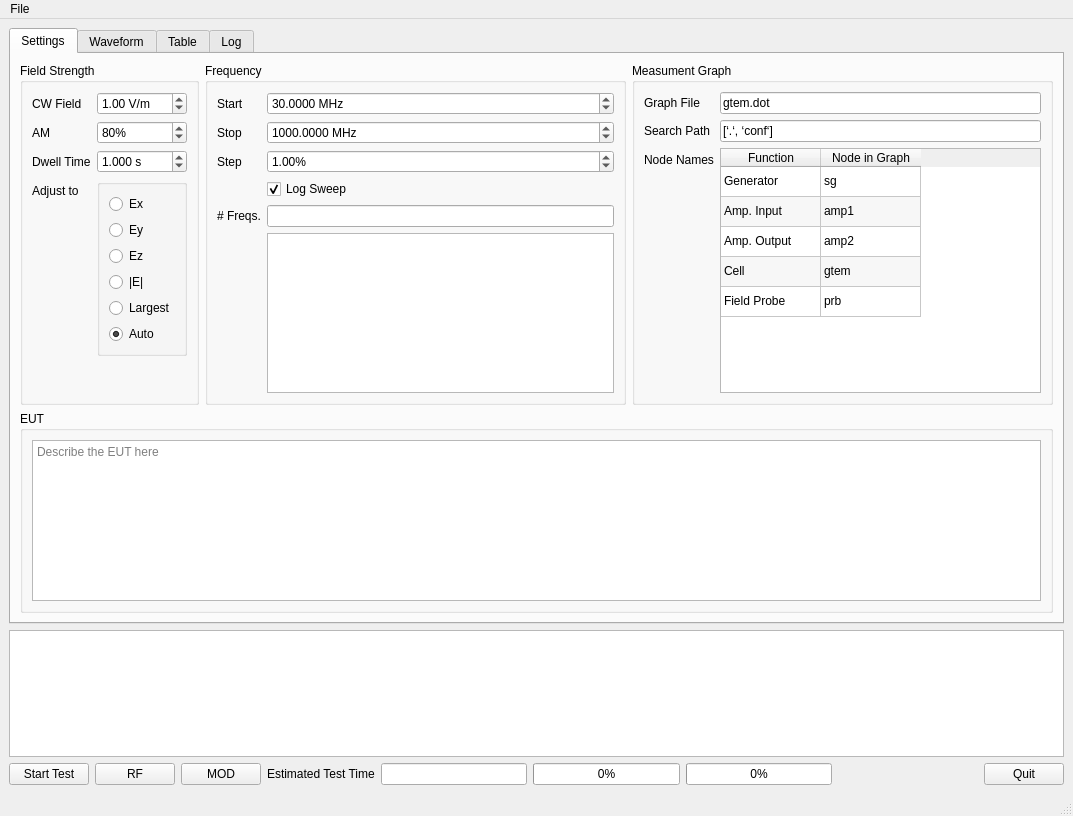
<?xml version="1.0" encoding="UTF-8"?>
<ui version="4.0">
 <class>MainWindow</class>
 <widget class="QMainWindow" name="MainWindow">
  <property name="geometry">
   <rect>
    <x>0</x>
    <y>0</y>
    <width>1073</width>
    <height>816</height>
   </rect>
  </property>
  <property name="windowTitle">
   <string>MainWindow</string>
  </property>
  <widget class="QWidget" name="centralwidget">
   <layout class="QGridLayout" name="gridLayout_2">
    <item row="0" column="0">
     <layout class="QGridLayout" name="centralwidget_gridLayout">
      <item row="2" column="0">
       <layout class="QHBoxLayout" name="main_buttons_horizontalLayout">
        <item>
         <widget class="QPushButton" name="start_pause_pushButton">
          <property name="text">
           <string>Start Test</string>
          </property>
         </widget>
        </item>
        <item>
         <widget class="QPushButton" name="rf_pushButton">
          <property name="text">
           <string>RF</string>
          </property>
          <property name="checkable">
           <bool>true</bool>
          </property>
         </widget>
        </item>
        <item>
         <widget class="QPushButton" name="modulation_pushButton">
          <property name="text">
           <string>MOD</string>
          </property>
          <property name="checkable">
           <bool>true</bool>
          </property>
         </widget>
        </item>
        <item>
         <widget class="QLabel" name="est_time_label">
          <property name="text">
           <string>Estimated Test Time</string>
          </property>
         </widget>
        </item>
        <item>
         <widget class="QLineEdit" name="est_time_lineEdit">
          <property name="readOnly">
           <bool>true</bool>
          </property>
         </widget>
        </item>
        <item>
         <widget class="QProgressBar" name="test_progressBar">
          <property name="value">
           <number>0</number>
          </property>
         </widget>
        </item>
        <item>
         <widget class="QProgressBar" name="EUT_progressBar">
          <property name="value">
           <number>0</number>
          </property>
         </widget>
        </item>
        <item>
         <spacer name="main_buttons_horizontalSpacer">
          <property name="orientation">
           <enum>Qt::Orientation::Horizontal</enum>
          </property>
          <property name="sizeHint" stdset="0">
           <size>
            <width>40</width>
            <height>20</height>
           </size>
          </property>
         </spacer>
        </item>
        <item>
         <widget class="QPushButton" name="quit_pushButton">
          <property name="text">
           <string>Quit</string>
          </property>
         </widget>
        </item>
       </layout>
      </item>
      <item row="1" column="0">
       <widget class="QPlainTextEdit" name="permanent_log_plainTextEdit">
        <property name="acceptDrops">
         <bool>false</bool>
        </property>
        <property name="readOnly">
         <bool>true</bool>
        </property>
       </widget>
      </item>
      <item row="0" column="0">
       <widget class="QTabWidget" name="centralwidget_tabWidget">
        <property name="currentIndex">
         <number>0</number>
        </property>
        <widget class="QWidget" name="settings_tab">
         <attribute name="title">
          <string>Settings</string>
         </attribute>
         <layout class="QVBoxLayout" name="verticalLayout">
          <item>
           <layout class="QHBoxLayout" name="settings_tab_horizontalLayout">
            <item>
             <widget class="QGroupBox" name="field_strengh_groupBox">
              <property name="title">
               <string>Field Strength</string>
              </property>
              <layout class="QGridLayout" name="gridLayout_3">
               <item row="0" column="0">
                <layout class="QFormLayout" name="field_strength_formLayout">
                 <item row="0" column="0">
                  <widget class="QLabel" name="cw_label">
                   <property name="text">
                    <string>CW Field</string>
                   </property>
                   <property name="buddy">
                    <cstring>cw_doubleSpinBox</cstring>
                   </property>
                  </widget>
                 </item>
                 <item row="0" column="1">
                  <widget class="QDoubleSpinBox" name="cw_doubleSpinBox">
                   <property name="suffix">
                    <string> V/m</string>
                   </property>
                   <property name="value">
                    <double>1.000000000000000</double>
                   </property>
                  </widget>
                 </item>
                 <item row="1" column="0">
                  <widget class="QLabel" name="am_label">
                   <property name="text">
                    <string>AM</string>
                   </property>
                   <property name="buddy">
                    <cstring>am_spinBox</cstring>
                   </property>
                  </widget>
                 </item>
                 <item row="1" column="1">
                  <widget class="QSpinBox" name="am_spinBox">
                   <property name="wrapping">
                    <bool>true</bool>
                   </property>
                   <property name="suffix">
                    <string>%</string>
                   </property>
                   <property name="maximum">
                    <number>100</number>
                   </property>
                   <property name="value">
                    <number>80</number>
                   </property>
                  </widget>
                 </item>
                 <item row="2" column="0">
                  <widget class="QLabel" name="dwell_time_label">
                   <property name="text">
                    <string>Dwell Time</string>
                   </property>
                   <property name="buddy">
                    <cstring>dwell_time_doubleSpinBox</cstring>
                   </property>
                  </widget>
                 </item>
                 <item row="2" column="1">
                  <widget class="QDoubleSpinBox" name="dwell_time_doubleSpinBox">
                   <property name="suffix">
                    <string> s</string>
                   </property>
                   <property name="decimals">
                    <number>3</number>
                   </property>
                   <property name="maximum">
                    <double>999.999000000000024</double>
                   </property>
                   <property name="value">
                    <double>1.000000000000000</double>
                   </property>
                  </widget>
                 </item>
                 <item row="3" column="0">
                  <widget class="QLabel" name="label_adjust">
                   <property name="text">
                    <string>Adjust to</string>
                   </property>
                  </widget>
                 </item>
                 <item row="3" column="1">
                  <widget class="QGroupBox" name="groupBox_E_component">
                   <property name="title">
                    <string/>
                   </property>
                   <layout class="QVBoxLayout" name="verticalLayout_3">
                    <item>
                     <widget class="QRadioButton" name="radioButton_Ex">
                      <property name="text">
                       <string>Ex</string>
                      </property>
                     </widget>
                    </item>
                    <item>
                     <widget class="QRadioButton" name="radioButton_Ey">
                      <property name="text">
                       <string>Ey</string>
                      </property>
                      <property name="checked">
                       <bool>false</bool>
                      </property>
                     </widget>
                    </item>
                    <item>
                     <widget class="QRadioButton" name="radioButton_Ez">
                      <property name="text">
                       <string>Ez</string>
                      </property>
                     </widget>
                    </item>
                    <item>
                     <widget class="QRadioButton" name="radioButton_absE">
                      <property name="text">
                       <string>|E|</string>
                      </property>
                     </widget>
                    </item>
                    <item>
                     <widget class="QRadioButton" name="radioButton_Largest_E">
                      <property name="text">
                       <string>Largest</string>
                      </property>
                     </widget>
                    </item>
                    <item>
                     <widget class="QRadioButton" name="radioButton_Auto">
                      <property name="text">
                       <string>Auto</string>
                      </property>
                      <property name="checked">
                       <bool>true</bool>
                      </property>
                     </widget>
                    </item>
                   </layout>
                  </widget>
                 </item>
                </layout>
               </item>
              </layout>
             </widget>
            </item>
            <item>
             <widget class="QGroupBox" name="frequency_groupBox">
              <property name="title">
               <string>Frequency</string>
              </property>
              <layout class="QGridLayout" name="gridLayout_6">
               <item row="0" column="0">
                <layout class="QFormLayout" name="frequency_ormLayout">
                 <item row="0" column="0">
                  <widget class="QLabel" name="freq_start_label">
                   <property name="text">
                    <string>Start</string>
                   </property>
                   <property name="buddy">
                    <cstring>freq_start_doubleSpinBox</cstring>
                   </property>
                  </widget>
                 </item>
                 <item row="0" column="1">
                  <widget class="QDoubleSpinBox" name="freq_start_doubleSpinBox">
                   <property name="suffix">
                    <string> MHz</string>
                   </property>
                   <property name="decimals">
                    <number>4</number>
                   </property>
                   <property name="maximum">
                    <double>99999.999899999995250</double>
                   </property>
                   <property name="singleStep">
                    <double>1.000000000000000</double>
                   </property>
                   <property name="value">
                    <double>30.000000000000000</double>
                   </property>
                  </widget>
                 </item>
                 <item row="1" column="0">
                  <widget class="QLabel" name="freq_stop_label">
                   <property name="text">
                    <string>Stop</string>
                   </property>
                   <property name="buddy">
                    <cstring>freq_stop_doubleSpinBox</cstring>
                   </property>
                  </widget>
                 </item>
                 <item row="1" column="1">
                  <widget class="QDoubleSpinBox" name="freq_stop_doubleSpinBox">
                   <property name="suffix">
                    <string> MHz</string>
                   </property>
                   <property name="decimals">
                    <number>4</number>
                   </property>
                   <property name="maximum">
                    <double>99999.990000000005239</double>
                   </property>
                   <property name="value">
                    <double>1000.000000000000000</double>
                   </property>
                  </widget>
                 </item>
                 <item row="2" column="0">
                  <widget class="QLabel" name="freq_step_label">
                   <property name="text">
                    <string>Step</string>
                   </property>
                   <property name="buddy">
                    <cstring>freq_step_doubleSpinBox</cstring>
                   </property>
                  </widget>
                 </item>
                 <item row="2" column="1">
                  <widget class="QDoubleSpinBox" name="freq_step_doubleSpinBox">
                   <property name="suffix">
                    <string>%</string>
                   </property>
                   <property name="value">
                    <double>1.000000000000000</double>
                   </property>
                  </widget>
                 </item>
                 <item row="3" column="1">
                  <widget class="QCheckBox" name="log_sweep_checkBox">
                   <property name="text">
                    <string>Log Sweep</string>
                   </property>
                   <property name="checked">
                    <bool>true</bool>
                   </property>
                  </widget>
                 </item>
                 <item row="4" column="0">
                  <widget class="QLabel" name="nr_freqs_label">
                   <property name="text">
                    <string># Freqs.</string>
                   </property>
                  </widget>
                 </item>
                 <item row="4" column="1">
                  <widget class="QLineEdit" name="nr_freqs_lineEdit">
                   <property name="readOnly">
                    <bool>true</bool>
                   </property>
                  </widget>
                 </item>
                 <item row="5" column="1">
                  <widget class="QPlainTextEdit" name="freqs_plainTextEdit">
                   <property name="acceptDrops">
                    <bool>false</bool>
                   </property>
                   <property name="readOnly">
                    <bool>true</bool>
                   </property>
                  </widget>
                 </item>
                </layout>
               </item>
              </layout>
             </widget>
            </item>
            <item>
             <widget class="QGroupBox" name="settings_groupBox">
              <property name="title">
               <string>Measument Graph</string>
              </property>
              <layout class="QGridLayout" name="gridLayout_5">
               <item row="0" column="0">
                <layout class="QFormLayout" name="settings_formLayout">
                 <item row="1" column="0">
                  <widget class="QLabel" name="graph_file_label">
                   <property name="text">
                    <string>Graph File</string>
                   </property>
                   <property name="buddy">
                    <cstring>graph_file_lineEdit</cstring>
                   </property>
                  </widget>
                 </item>
                 <item row="1" column="1">
                  <widget class="QLineEdit" name="graph_file_lineEdit">
                   <property name="text">
                    <string>gtem.dot</string>
                   </property>
                   <property name="readOnly">
                    <bool>true</bool>
                   </property>
                  </widget>
                 </item>
                 <item row="2" column="0">
                  <widget class="QLabel" name="search_path_label">
                   <property name="text">
                    <string>Search Path</string>
                   </property>
                   <property name="buddy">
                    <cstring>search_path_lineEdit</cstring>
                   </property>
                  </widget>
                 </item>
                 <item row="2" column="1">
                  <widget class="QLineEdit" name="search_path_lineEdit">
                   <property name="text">
                    <string>[‘.‘, ‘conf‘]</string>
                   </property>
                   <property name="readOnly">
                    <bool>true</bool>
                   </property>
                  </widget>
                 </item>
                 <item row="3" column="0">
                  <widget class="QLabel" name="node_names_label">
                   <property name="text">
                    <string>Node Names</string>
                   </property>
                  </widget>
                 </item>
                 <item row="3" column="1">
                  <widget class="QTableWidget" name="node_names_tableWidget">
                   <property name="alternatingRowColors">
                    <bool>true</bool>
                   </property>
                   <property name="verticalScrollMode">
                    <enum>QAbstractItemView::ScrollMode::ScrollPerItem</enum>
                   </property>
                   <property name="rowCount">
                    <number>5</number>
                   </property>
                   <property name="columnCount">
                    <number>2</number>
                   </property>
                   <attribute name="verticalHeaderVisible">
                    <bool>false</bool>
                   </attribute>
                   <row/>
                   <row/>
                   <row/>
                   <row/>
                   <row/>
                   <column>
                    <property name="text">
                     <string>Function</string>
                    </property>
                   </column>
                   <column>
                    <property name="text">
                     <string>Node in Graph</string>
                    </property>
                   </column>
                   <item row="0" column="0">
                    <property name="text">
                     <string>Generator</string>
                    </property>
                    <property name="flags">
                     <set>ItemIsDragEnabled|ItemIsDropEnabled|ItemIsEnabled</set>
                    </property>
                   </item>
                   <item row="0" column="1">
                    <property name="text">
                     <string>sg</string>
                    </property>
                   </item>
                   <item row="1" column="0">
                    <property name="text">
                     <string>Amp. Input</string>
                    </property>
                    <property name="flags">
                     <set>ItemIsDragEnabled|ItemIsDropEnabled|ItemIsEnabled</set>
                    </property>
                   </item>
                   <item row="1" column="1">
                    <property name="text">
                     <string>amp1</string>
                    </property>
                   </item>
                   <item row="2" column="0">
                    <property name="text">
                     <string>Amp. Output</string>
                    </property>
                    <property name="flags">
                     <set>ItemIsDragEnabled|ItemIsDropEnabled|ItemIsEnabled</set>
                    </property>
                   </item>
                   <item row="2" column="1">
                    <property name="text">
                     <string>amp2</string>
                    </property>
                   </item>
                   <item row="3" column="0">
                    <property name="text">
                     <string>Cell</string>
                    </property>
                    <property name="flags">
                     <set>ItemIsDragEnabled|ItemIsDropEnabled|ItemIsEnabled</set>
                    </property>
                   </item>
                   <item row="3" column="1">
                    <property name="text">
                     <string>gtem</string>
                    </property>
                   </item>
                   <item row="4" column="0">
                    <property name="text">
                     <string>Field Probe</string>
                    </property>
                    <property name="flags">
                     <set>ItemIsDragEnabled|ItemIsDropEnabled|ItemIsEnabled</set>
                    </property>
                   </item>
                   <item row="4" column="1">
                    <property name="text">
                     <string>prb</string>
                    </property>
                   </item>
                  </widget>
                 </item>
                </layout>
               </item>
              </layout>
             </widget>
            </item>
           </layout>
          </item>
          <item>
           <widget class="QGroupBox" name="EUT_groupBox">
            <property name="title">
             <string>EUT</string>
            </property>
            <layout class="QVBoxLayout" name="verticalLayout_2">
             <item>
              <widget class="QPlainTextEdit" name="EUT_plainTextEdit">
               <property name="placeholderText">
                <string>Describe the EUT here</string>
               </property>
              </widget>
             </item>
            </layout>
           </widget>
          </item>
         </layout>
        </widget>
        <widget class="QWidget" name="waveform_tab">
         <attribute name="title">
          <string>Waveform</string>
         </attribute>
         <layout class="QGridLayout" name="gridLayout_7">
          <item row="0" column="0">
           <widget class="QScrollArea" name="waveform_scrollArea">
            <property name="widgetResizable">
             <bool>true</bool>
            </property>
            <widget class="QWidget" name="waveform_scrollAreaWidgetContents">
             <property name="geometry">
              <rect>
               <x>0</x>
               <y>0</y>
               <width>98</width>
               <height>28</height>
              </rect>
             </property>
            </widget>
           </widget>
          </item>
         </layout>
        </widget>
        <widget class="QWidget" name="table_tab">
         <attribute name="title">
          <string>Table</string>
         </attribute>
         <layout class="QGridLayout" name="gridLayout">
          <item row="0" column="0">
           <layout class="QGridLayout" name="gridLayout_8">
            <item row="0" column="1">
             <widget class="QWidget" name="widget" native="true">
              <layout class="QGridLayout" name="gridLayout_4">
               <item row="0" column="0" alignment="Qt::AlignmentFlag::AlignTop">
                <widget class="QPushButton" name="save_table_pushButton">
                 <property name="text">
                  <string>Save</string>
                 </property>
                </widget>
               </item>
               <item row="1" column="0">
                <widget class="QPushButton" name="clear_table_pushButton">
                 <property name="text">
                  <string>Clear</string>
                 </property>
                </widget>
               </item>
               <item row="2" column="0">
                <spacer name="verticalSpacer">
                 <property name="orientation">
                  <enum>Qt::Orientation::Vertical</enum>
                 </property>
                 <property name="sizeHint" stdset="0">
                  <size>
                   <width>20</width>
                   <height>40</height>
                  </size>
                 </property>
                </spacer>
               </item>
              </layout>
             </widget>
            </item>
            <item row="0" column="0">
             <widget class="QTableWidget" name="table_tableWidget">
              <column>
               <property name="text">
                <string>Time</string>
               </property>
              </column>
              <column>
               <property name="text">
                <string>Frequency [MHz]</string>
               </property>
              </column>
              <column>
               <property name="text">
                <string>CW Ex [V/m]</string>
               </property>
              </column>
              <column>
               <property name="text">
                <string>CW Ey [V/m]</string>
               </property>
              </column>
              <column>
               <property name="text">
                <string>CW Ez [V/m]</string>
               </property>
              </column>
              <column>
               <property name="text">
                <string>CW |E| [V/m]</string>
               </property>
              </column>
              <column>
               <property name="text">
                <string>Status</string>
               </property>
              </column>
             </widget>
            </item>
           </layout>
          </item>
         </layout>
        </widget>
        <widget class="QWidget" name="log_tab">
         <attribute name="title">
          <string>Log</string>
         </attribute>
         <layout class="QGridLayout" name="gridLayout_9">
          <item row="0" column="0">
           <widget class="QPlainTextEdit" name="logtab_log_plainTextEdit">
            <property name="readOnly">
             <bool>true</bool>
            </property>
           </widget>
          </item>
         </layout>
        </widget>
       </widget>
      </item>
     </layout>
    </item>
   </layout>
  </widget>
  <widget class="QMenuBar" name="menubar">
   <property name="geometry">
    <rect>
     <x>0</x>
     <y>0</y>
     <width>1073</width>
     <height>22</height>
    </rect>
   </property>
   <widget class="QMenu" name="menuFile">
    <property name="title">
     <string>File</string>
    </property>
    <addaction name="actionAbout"/>
    <addaction name="actionLoad_Graph"/>
    <addaction name="separator"/>
    <addaction name="actionQuit"/>
   </widget>
   <addaction name="menuFile"/>
  </widget>
  <widget class="QStatusBar" name="statusbar"/>
  <action name="actionAbout">
   <property name="text">
    <string>About ...</string>
   </property>
  </action>
  <action name="actionQuit">
   <property name="icon">
    <iconset theme="QIcon::ThemeIcon::ApplicationExit"/>
   </property>
   <property name="text">
    <string>Quit</string>
   </property>
   <property name="shortcut">
    <string>Meta+Q</string>
   </property>
   <property name="menuRole">
    <enum>QAction::MenuRole::QuitRole</enum>
   </property>
  </action>
  <action name="actionLoad_Graph">
   <property name="text">
    <string>Load Graph ...</string>
   </property>
  </action>
 </widget>
 <tabstops>
  <tabstop>cw_doubleSpinBox</tabstop>
  <tabstop>am_spinBox</tabstop>
  <tabstop>dwell_time_doubleSpinBox</tabstop>
  <tabstop>freq_start_doubleSpinBox</tabstop>
  <tabstop>freq_stop_doubleSpinBox</tabstop>
  <tabstop>freq_step_doubleSpinBox</tabstop>
  <tabstop>log_sweep_checkBox</tabstop>
  <tabstop>EUT_plainTextEdit</tabstop>
  <tabstop>start_pause_pushButton</tabstop>
  <tabstop>rf_pushButton</tabstop>
  <tabstop>modulation_pushButton</tabstop>
  <tabstop>quit_pushButton</tabstop>
  <tabstop>graph_file_lineEdit</tabstop>
  <tabstop>search_path_lineEdit</tabstop>
  <tabstop>waveform_scrollArea</tabstop>
  <tabstop>table_tableWidget</tabstop>
  <tabstop>logtab_log_plainTextEdit</tabstop>
  <tabstop>nr_freqs_lineEdit</tabstop>
  <tabstop>permanent_log_plainTextEdit</tabstop>
  <tabstop>node_names_tableWidget</tabstop>
  <tabstop>save_table_pushButton</tabstop>
  <tabstop>freqs_plainTextEdit</tabstop>
  <tabstop>clear_table_pushButton</tabstop>
  <tabstop>centralwidget_tabWidget</tabstop>
 </tabstops>
 <resources/>
 <connections>
  <connection>
   <sender>quit_pushButton</sender>
   <signal>clicked()</signal>
   <receiver>actionQuit</receiver>
   <slot>trigger()</slot>
   <hints>
    <hint type="sourcelabel">
     <x>966</x>
     <y>543</y>
    </hint>
    <hint type="destinationlabel">
     <x>-1</x>
     <y>-1</y>
    </hint>
   </hints>
  </connection>
  <connection>
   <sender>actionQuit</sender>
   <signal>triggered()</signal>
   <receiver>MainWindow</receiver>
   <slot>close()</slot>
   <hints>
    <hint type="sourcelabel">
     <x>-1</x>
     <y>-1</y>
    </hint>
    <hint type="destinationlabel">
     <x>503</x>
     <y>299</y>
    </hint>
   </hints>
  </connection>
  <connection>
   <sender>log_sweep_checkBox</sender>
   <signal>stateChanged(int)</signal>
   <receiver>MainWindow</receiver>
   <slot>update()</slot>
   <hints>
    <hint type="sourcelabel">
     <x>358</x>
     <y>220</y>
    </hint>
    <hint type="destinationlabel">
     <x>503</x>
     <y>299</y>
    </hint>
   </hints>
  </connection>
  <connection>
   <sender>freq_start_doubleSpinBox</sender>
   <signal>valueChanged(double)</signal>
   <receiver>MainWindow</receiver>
   <slot>update()</slot>
   <hints>
    <hint type="sourcelabel">
     <x>402</x>
     <y>131</y>
    </hint>
    <hint type="destinationlabel">
     <x>366</x>
     <y>-11</y>
    </hint>
   </hints>
  </connection>
  <connection>
   <sender>freq_stop_doubleSpinBox</sender>
   <signal>valueChanged(double)</signal>
   <receiver>MainWindow</receiver>
   <slot>update()</slot>
   <hints>
    <hint type="sourcelabel">
     <x>416</x>
     <y>163</y>
    </hint>
    <hint type="destinationlabel">
     <x>633</x>
     <y>-13</y>
    </hint>
   </hints>
  </connection>
  <connection>
   <sender>freq_step_doubleSpinBox</sender>
   <signal>valueChanged(double)</signal>
   <receiver>MainWindow</receiver>
   <slot>update()</slot>
   <hints>
    <hint type="sourcelabel">
     <x>331</x>
     <y>191</y>
    </hint>
    <hint type="destinationlabel">
     <x>297</x>
     <y>-5</y>
    </hint>
   </hints>
  </connection>
  <connection>
   <sender>dwell_time_doubleSpinBox</sender>
   <signal>valueChanged(double)</signal>
   <receiver>MainWindow</receiver>
   <slot>update()</slot>
   <hints>
    <hint type="sourcelabel">
     <x>813</x>
     <y>132</y>
    </hint>
    <hint type="destinationlabel">
     <x>733</x>
     <y>-7</y>
    </hint>
   </hints>
  </connection>
 </connections>
</ui>
